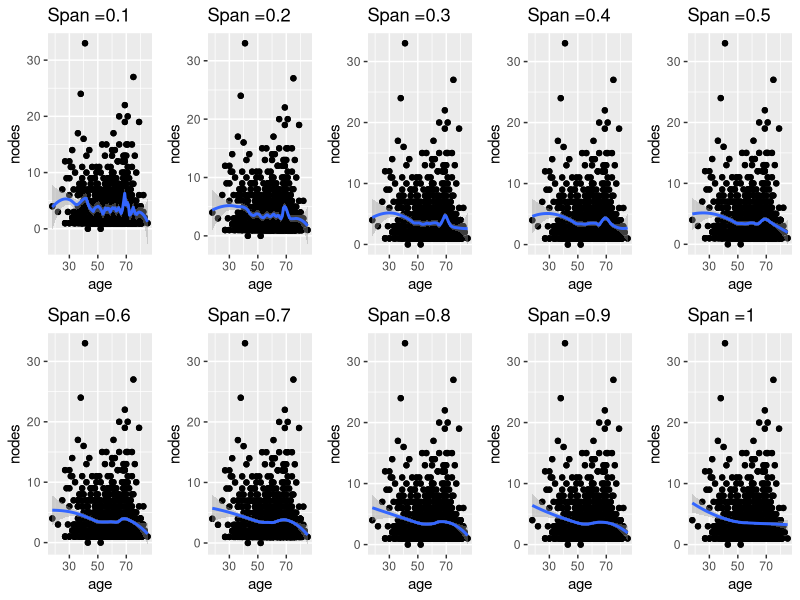
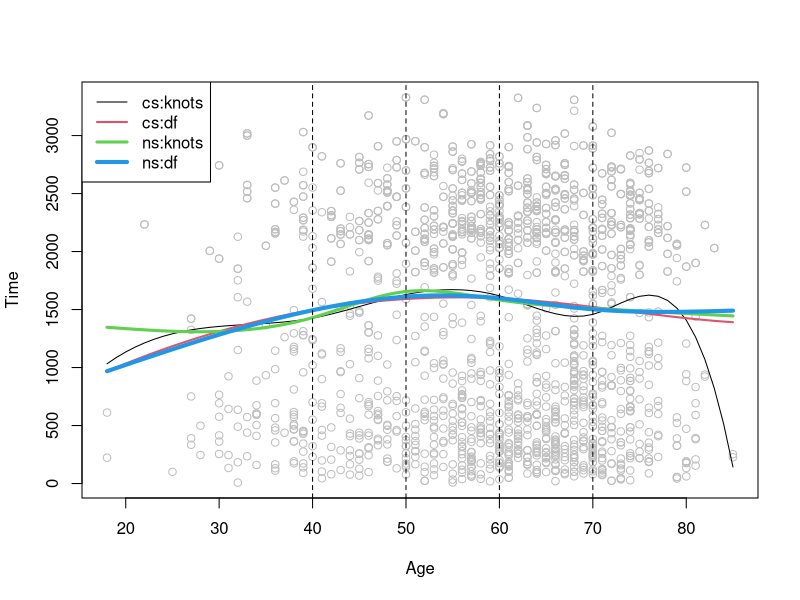
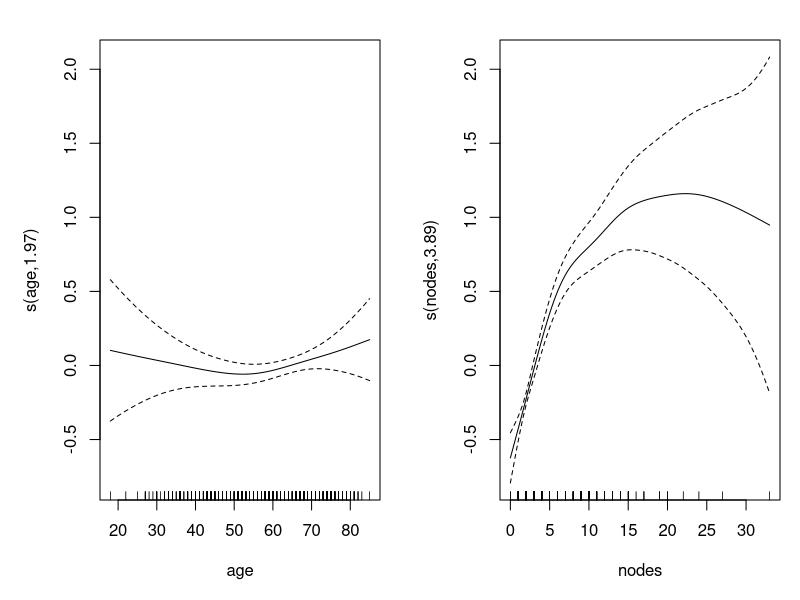
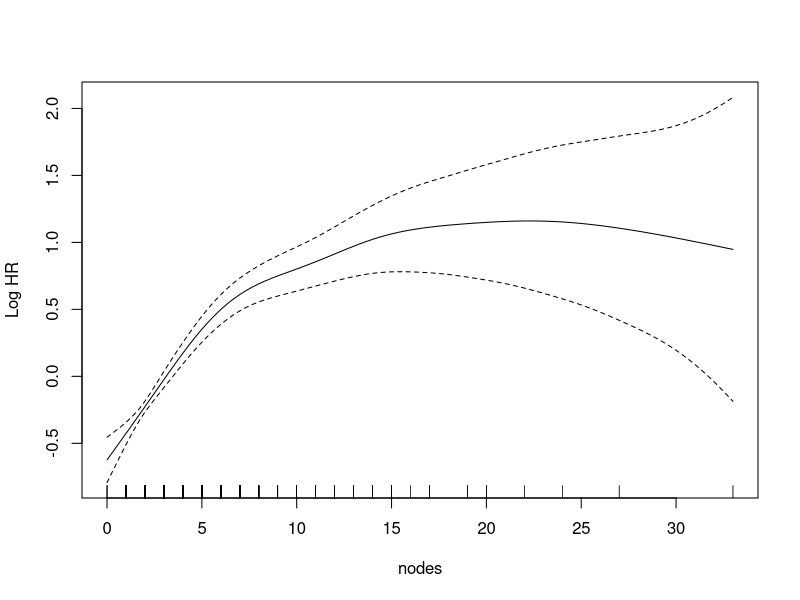
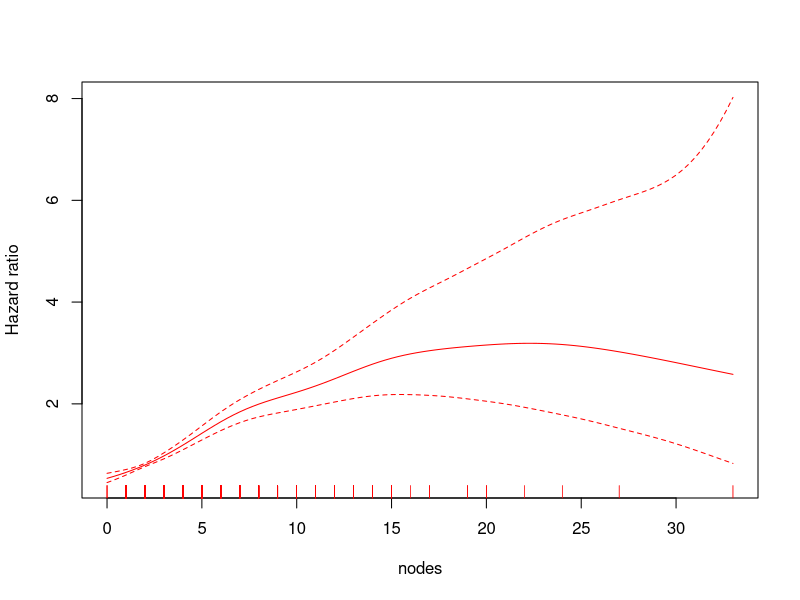

Source code (R) for these figures, in order:
## ---- chunk 1
library(ggplot2);library(survival);library(gridExtra)
dd <- lapply(seq(0.1, 1, by = 0.1), function(span){
  ggplot(colon, aes(age, nodes)) + geom_point() + geom_smooth(method  = "loess", span = span) + ggtitle(paste0("Span =", span))
})

cowplot::plot_grid(plotlist = dd, nrow = 2)


## ---- chunk 2
library(splines)
cs1 <- glm(time ~ bs(age, knots = c(40, 50, 60, 70)) + sex, data = colon)
cs2 <- glm(time ~ bs(age, df = 4) + sex, data = colon)
ns1 <- glm(time ~ ns(age, knots = c(40, 50, 60, 70)) + sex, data = colon)
ns2 <- glm(time ~ ns(age, df = 4) + sex, data = colon)

age.grid <- seq(min(colon$age), max(colon$age), by = 1)
with(colon, plot(age,time,col="grey",xlab="Age",ylab="Time"))
points(age.grid, predict(cs1, newdata = data.frame(age=age.grid, sex = 1)), col=1, lwd=1, type="l")
points(age.grid, predict(cs2, newdata = data.frame(age=age.grid, sex = 1)), col=2, lwd=2, type="l")
points(age.grid, predict(ns1, newdata = data.frame(age=age.grid, sex = 1)), col=3, lwd=3, type="l")
points(age.grid, predict(ns2, newdata = data.frame(age=age.grid, sex = 1)), col=4, lwd=4, type="l")
#adding cutpoints
abline(v = c(40, 50, 60, 70), lty=2, col="black")
legend("topleft", c("cs:knots" ,"cs:df", "ns:knots", "ns:df"), col = 1:4, lwd = 1:4)
## ---- chunk 3
library(mgcv)
## ---- chunk 4

## ---- chunk 5
library(survival)
gam.surv <-  gam(time ~ s(age) + sex + s(nodes) + perfor + rx+ obstruct, family=cox.ph(), data= colon, weights = status)

plot(gam.surv, pages = 1)  ## all terms
## ---- chunk 6
plot(gam.surv, select = 2, ylab = "Log HR") ## select terms

plot(gam.surv, select = 2, trans = exp, ylab = "Hazard ratio", col = "red", shade = T, shade.col = "gray90")
